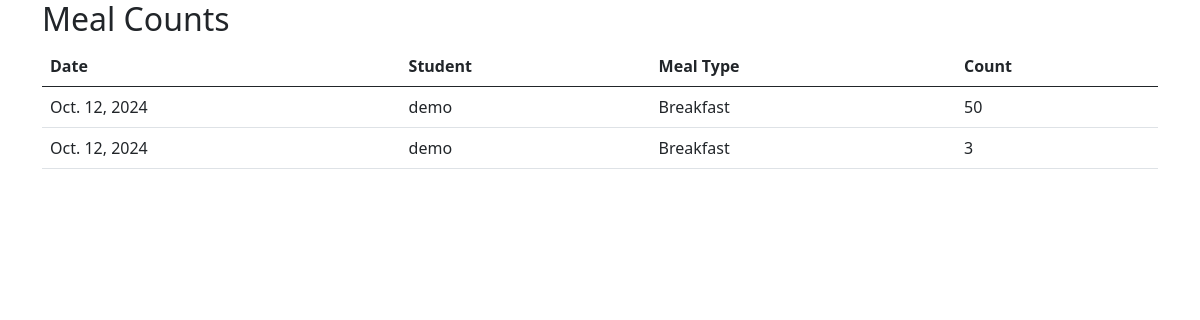
/view_meal_counts/, run on an earlier commit of the app's database.
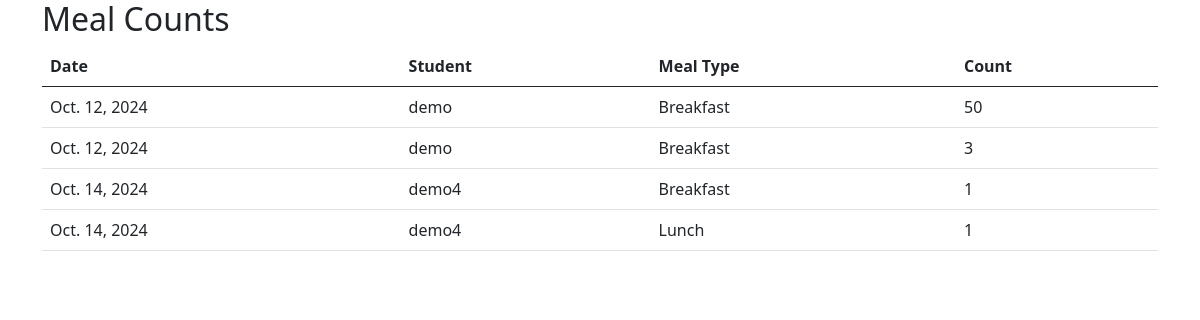
And on a later commit of the database.
### hostel/models.py (models this page shows, shortened)
class MealCount(models.Model):
    date = models.DateField()
    student = models.ForeignKey(Student, on_delete=models.CASCADE)
    meal_type = models.CharField(max_length=10, default='Breakfast')  # e.g., 'Breakfast', 'Lunch', 'Dinner'
    count = models.PositiveIntegerField(default=0)

class Student(models.Model):
    roll_number = models.CharField(max_length=20)
    name = models.CharField(max_length=100)
    gender = models.CharField(max_length=10)
    room_number = models.CharField(max_length=10)

### hostel/views.py (the view)
# urls.py: path('view_meal_counts/', views.view_meal_counts, name='view_meal_counts'),
def view_meal_counts(request):
    meal_counts = MealCount.objects.all()
    return render(request, 'hostel/view_meal_counts.html', {'meal_counts': meal_counts})

### hostel/templates/hostel/view_meal_counts.html (shortened to what this page needs)
<!DOCTYPE html>
<html lang="en">
<head>
    {% load static %}
    <link rel="stylesheet" href="{% static 'css/bootstrap.min.css' %}">
</head>
<body>
    <div class="container">
        <h2>Meal Counts</h2>
        <table class="table">
            <thead>
                <tr>
                    <th>Date</th>
                    <th>Student</th>
                    <th>Meal Type</th>
                    <th>Count</th>
                </tr>
            </thead>
            <tbody>
                {% for meal_count in meal_counts %}
                <tr>
                    <td>{{ meal_count.date }}</td>
                    <td>{{ meal_count.student.name }}</td>
                    <td>{{ meal_count.meal_type }}</td>
                    <td>{{ meal_count.count }}</td>
                </tr>
                {% empty %}
                <tr>
                    <td colspan="4" class="text-center">No meal counts found.</td>
                </tr>
                {% endfor %}
            </tbody>
        </table>
    </div>
</body>
</html>

What changed in the data, as far as the page shows it:
added MealCount: date "Oct. 14, 2024", student.name "demo4", meal_type "Breakfast", count "1"
added MealCount: date "Oct. 14, 2024", student.name "demo4", meal_type "Lunch", count "1"
